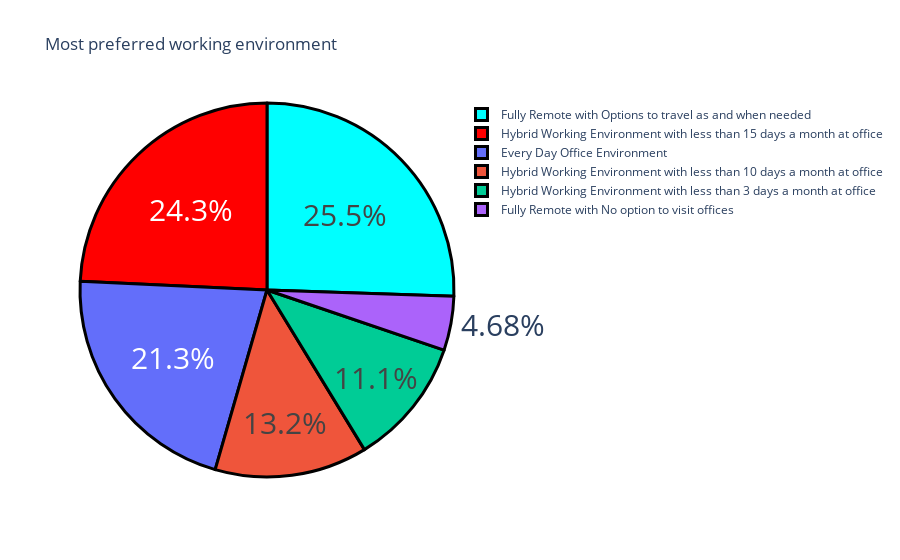

Here is the notebook cell this chart was saved with:
### Code cell
working = data['What is the most preferred working environment for you.'].value_counts()
label = working.index
counts = working.values
color = ['green','magenta']
fig = go.Figure(data=[go.Pie(labels = label, values = counts)])
fig.update_layout(title_text = 'Most preferred working environment')
fig.update_traces(hoverinfo = 'label+value', textinfo= 'percent', textfont_size=30, marker=dict(colors =colors, line=dict(color='black',width=3)))

fig.show()

### Figure 1 — Plotly figure (JSON) as saved in the notebook; plotly's stock layout.template omitted (floating-point values rounded to 4 significant figures)
{"data": [{"hoverinfo": "label+value", "labels": ["Fully Remote with Options to travel as and when needed", "Hybrid Working Environment with less than 15 days a month at office", "Every Day Office Environment", "Hybrid Working Environment with less than 10 days a month at office", "Hybrid Working Environment with less than 3 days a month at office", "Fully Remote with No option to visit offices"], "marker": {"colors": ["aqua", "red"], "line": {"color": "black", "width": 3}}, "textfont": {"size": 30}, "textinfo": "percent", "type": "pie", "values": [60, 57, 50, 31, 26, 11]}], "layout": {"autosize": true, "title": {"text": "Most preferred working environment"}}}
